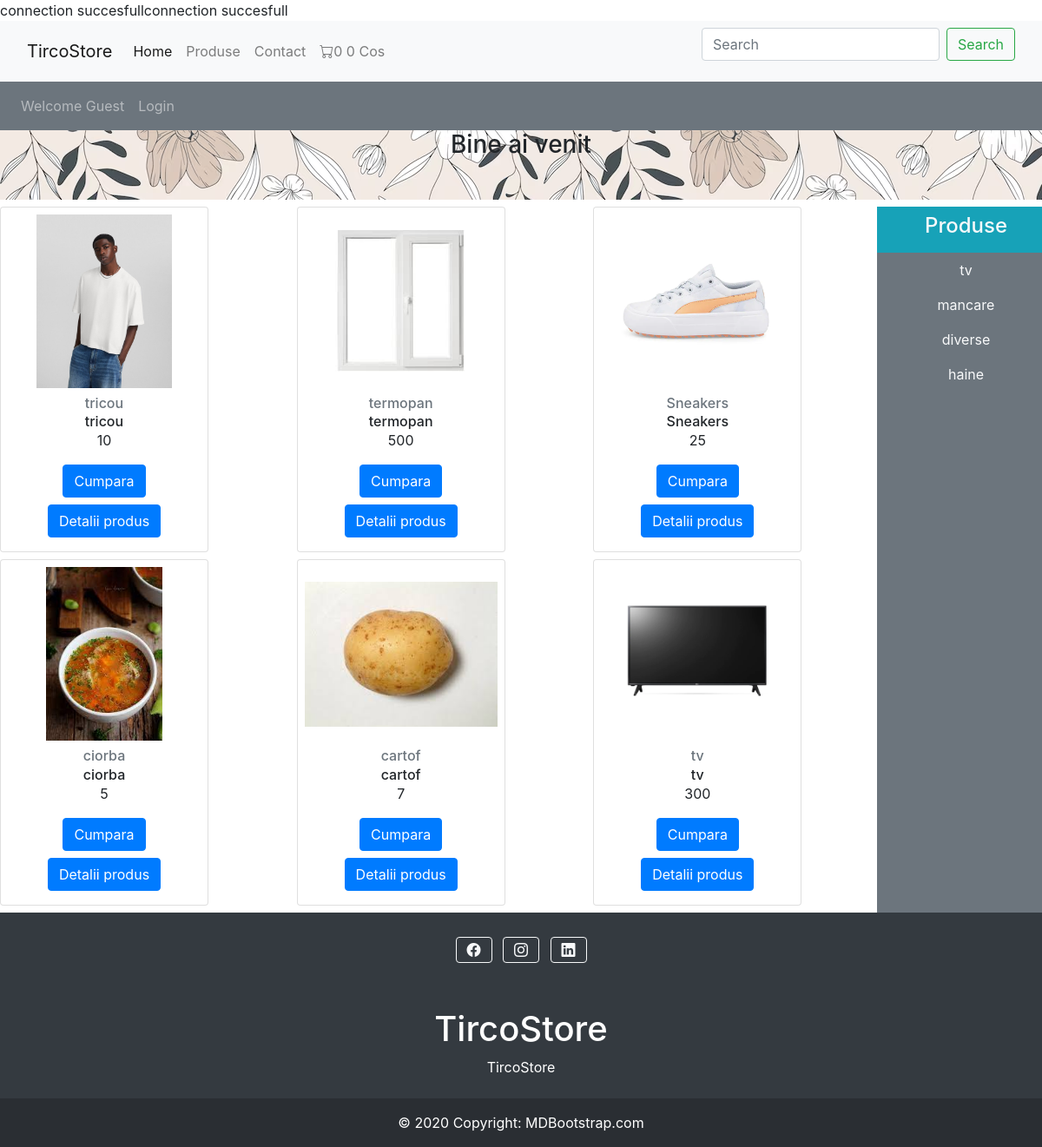
/produse.php, run on the app's committed database.
### tables this page shows
CREATE TABLE `products` (
  `product_id` int(11) NOT NULL,
  `product_title` varchar(100) NOT NULL,
  `product_description` varchar(255) NOT NULL,
  `product_keywords` varchar(255) NOT NULL,
  `category_id` int(11) NOT NULL,
  `product_image1` varchar(255) NOT NULL,
  `product_image2` varchar(255) NOT NULL,
  `product_image3` varchar(255) NOT NULL,
  `product_price` varchar(100) NOT NULL
);

CREATE TABLE `categories` (
  `category_id` int(11) NOT NULL,
  `category_title` varchar(100) NOT NULL
);

### functions/common_function.php (the view, shortened to what this page needs)
<?php
include('./includes/connect.php');
function getproducts(){
    global $con;
    $select_query="SELECT * FROM `products`";
    $result_query=mysqli_query($con,$select_query);
    while ($row=mysqli_fetch_assoc($result_query)) {
        $product_id=$row['product_id'];
        $product_title=$row['product_title'];
        $product_description=$row['product_description'];
        $product_image1=$row['product_image1'];
        $product_price=$row['product_price'];
        echo " <div class='col-4 mb-2'>
        <div class='card'>
          <div class='card-body text-center p-2'>
          <img class='card-img-top' src='./img/$product_image1' alt='Card image cap'>
            <h6 class='card-title mb-2 mt-2 text-muted'>$product_title</h6>
            <h6 class='card-subtitle'>$product_description</h6>
            <p class='card-text'>$product_price</p>
          <a href='produse.php?add_to_cart=$product_id' class='btn btn-primary mb-2'>Cumpara</a>
          <a href='product_details.php?product_id=$product_id' class='btn btn-primary mb-2'>Detalii produs</a>
          </div>
        </div>
        </div>";
    }
}
function getIPAddress() {
   if(!empty($_SERVER['HTTP_CLIENT_IP'])) {
              $ip = $_SERVER['HTTP_CLIENT_IP'];
      }
  elseif (!empty($_SERVER['HTTP_X_FORWARDED_FOR'])) {
              $ip = $_SERVER['HTTP_X_FORWARDED_FOR'];
   }
  else{
           $ip = $_SERVER['REMOTE_ADDR'];
   }
   return $ip;
}
function cart_item(){
  if(isset($_GET['add to cart'])){
    global $con;
    $get_ip_add= getIPAddress();
    $select_query="SELECT * FROM `cart_details` WHERE ip_adress='$get_ip_add '";
    $result_query=mysqli_query($con,$select_query);
    $count_cart_items=mysqli_num_rows($result_query);
  }else{
    global $con;
    $get_ip_add= getIPAddress();
    $select_query="SELECT * FROM `cart_details` WHERE ip_adress='$get_ip_add '";
    $result_query=mysqli_query($con,$select_query);
    $count_cart_items=mysqli_num_rows($result_query);
  }
  echo  $count_cart_items;
}
function total_cart_price(){
  $total_price = 0;
  echo $total_price;
}

### includes/connect.php
<?php
$con =mysqli_connect("localhost","root","","TircoStore");
if($con){
    echo"connection succesfull";
}else{
    die(mysqli_error($con));
}
?>

### produse.php (shortened to what this page needs)
<?php
include('includes/connect.php');
include('functions/common_function.php');
?>
<html>
<head>
<link href="https://cdn.jsdelivr.net/npm/bootstrap@5.3.0/dist/css/bootstrap.min.css" rel="stylesheet">
<link rel="stylesheet" href="https://cdn.jsdelivr.net/npm/bootstrap-icons@1.10.5/font/bootstrap-icons.css">
<link rel="stylesheet" href="style.css">
<link href="https://maxcdn.bootstrapcdn.com/bootstrap/4.5.2/css/bootstrap.min.css" rel="stylesheet">
</head>
<body>
<nav class="navbar navbar-expand-lg navbar-light bg-light">
        <div class="container-fluid">
          <a class="navbar-brand" href="index.php">TircoStore</a>
          <div class="collapse navbar-collapse" id="navbarSupportedContent">
            <ul class="navbar-nav me-auto mb-2 mb-lg-0">
              <li class="nav-item">
                <a class="nav-link active" aria-current="page" href="index.php">Home</a>
              </li>
              <li class="nav-item">
                <a class="nav-link" href="produse.php">Produse</a>
              </li>
              <li class="nav-item">
                <a class="nav-link" href="contact.php">Contact</a>
              </li>
              <li class="nav-item">
              <a class="nav-link" href="cart.php"> <span class="bi bi-cart"><?php cart_item();
                  total_cart_price();?></span> Cos</a>
              </li>
            </ul>
            <form class="d-flex">
              <input class="form-control me-2" type="search" placeholder="Search" aria-label="Search">
              <button class="btn btn-outline-success" type="submit">Search</button>
            </form>
          </div>
        </div>
      </nav>
      <nav class="navbar navbar-expand-lg navbar-dark bg-secondary ">
        <ul class="navbar-nav me-auto">
        <li class="nav-item">
          <a class="nav-link" href="#">Welcome Guest</a>
        </li>
        <li class="nav-item">
          <a class="nav-link" href="#">Login</a>
        </li>
        </ul>
      </nav>
<div class="bg-image align-items-center text-center" style="
background-image: url('img/flori.jpg');
height:10%;
">
<h3 >Bine ai venit</h3>
</div>
<div class="row mt-2">
  <div class="col-md-10">
<div class="row">
<?php
if (isset($_GET['category'])) {
  $category_id = $_GET['category'];
  get_unique_categories();
} else {
  getproducts();
}
?>
</div>
 </div>
  <div class="col-md-2 bg-secondary p-0">
    <ul class="navbar-nav me-auto text-center">
      <li class="nav-item bg-info">
        <a href="#" class="nav-link text-light"><h4>Produse</h4></a>
      </li>
     <?php
     $select_categories="SELECT  * from `categories`";
     $result_categories=mysqli_query($con,$select_categories);
     while ($row =mysqli_fetch_assoc($result_categories)) {
      $title=$row['category_title'];
      $id=$row['category_id'];
      echo " <li class ='nav-item'> <a href='produse.php?category=$id' class='nav-link text-light'>$title</a> ";
    }
     ?>
    </ul>
  </div>
</div>
<footer class="bg-dark text-center text-white">
    <div class="container p-4">
      <section class="mb-4">
        <a class="btn btn-outline-light btn-floating m-1" href="#" role="button"
        ><i class="bi bi-facebook" src="img/Facebook.png"></i>
      </a>
        <a class="btn btn-outline-light btn-floating m-1" href="#!" role="button"
          ><i class="bi bi-instagram"></i></a>
        <a class="btn btn-outline-light btn-floating m-1" href="#!" role="button"
          ><i class="bi bi-linkedin"></i>
        </a>
      </section>
          </div>
      <section class="mb-4">
        <h1>TircoStore</h1>
        <p>
        TircoStore
        </p>
      </section>
    <div class="text-center p-3" style="background-color: rgba(0, 0, 0, 0.2);">
      © 2020 Copyright:
      <a class="text-white" href="https://mdbootstrap.com/">MDBootstrap.com</a>
    </div>
  </footer>
</body>
</html>

### style.css (style rules this page uses)
body { background-color: rgba(216, 212, 212, 0.788); }
.card-img-top { height: 200px; object-fit: contain; }
.card { width:15rem; }

### data on the page
products: product_image1 (picture), product_title "tricou", product_description "tricou", product_price "10"
products: product_image1 (picture), product_title "termopan", product_description "termopan", product_price "500"
products: product_image1 (picture), product_title "Sneakers", product_description "Sneakers", product_price "25"
products: product_image1 (picture), product_title "ciorba", product_description "ciorba", product_price "5"
products: product_image1 (picture), product_title "cartof", product_description "cartof", product_price "7"
products: product_image1 (picture), product_title "tv", product_description "tv", product_price "300"
categories: category_title "tv"
categories: category_title "mancare"
categories: category_title "diverse"
categories: category_title "haine"

### other printed values
$count_cart_items "0"
$total_price "0"
